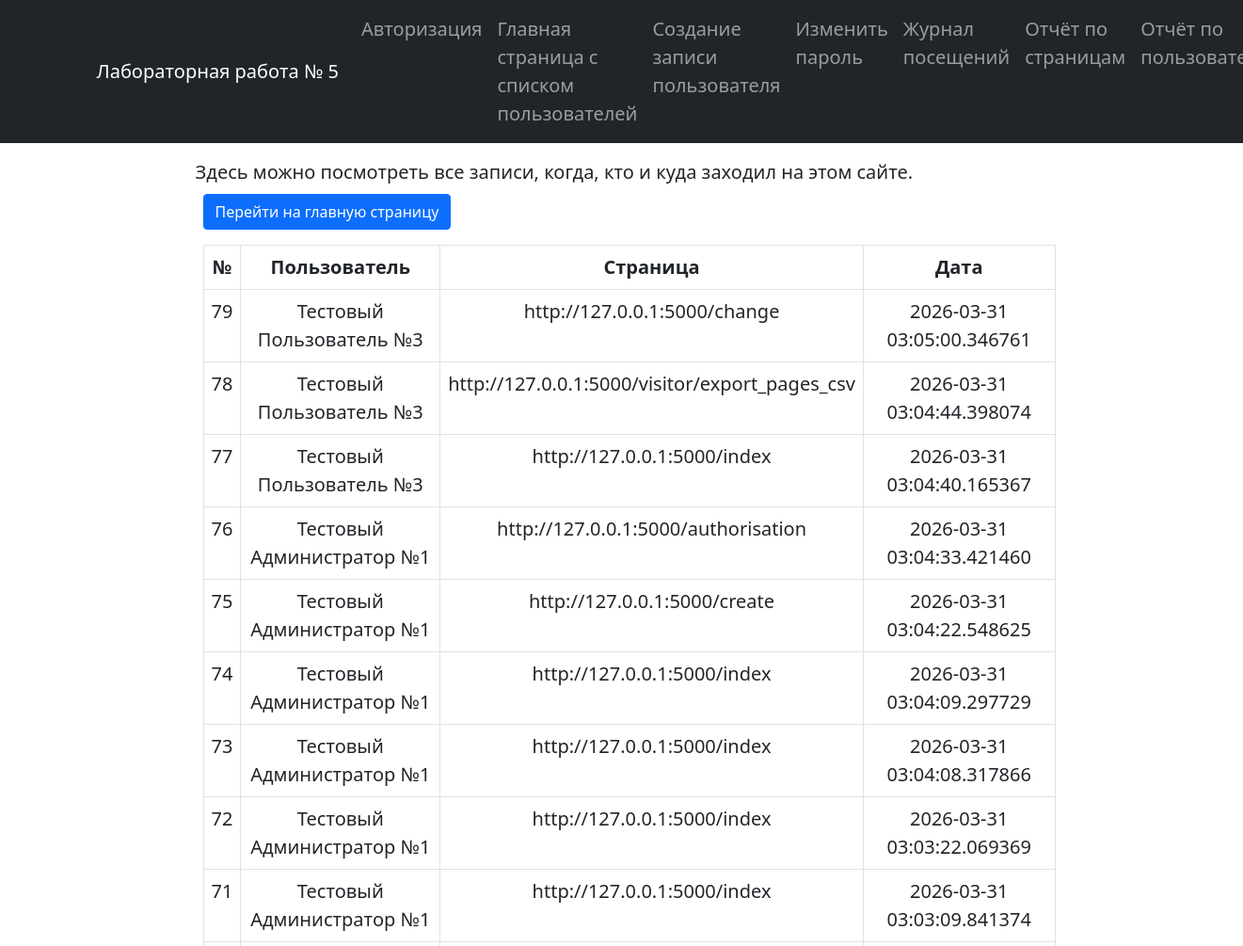
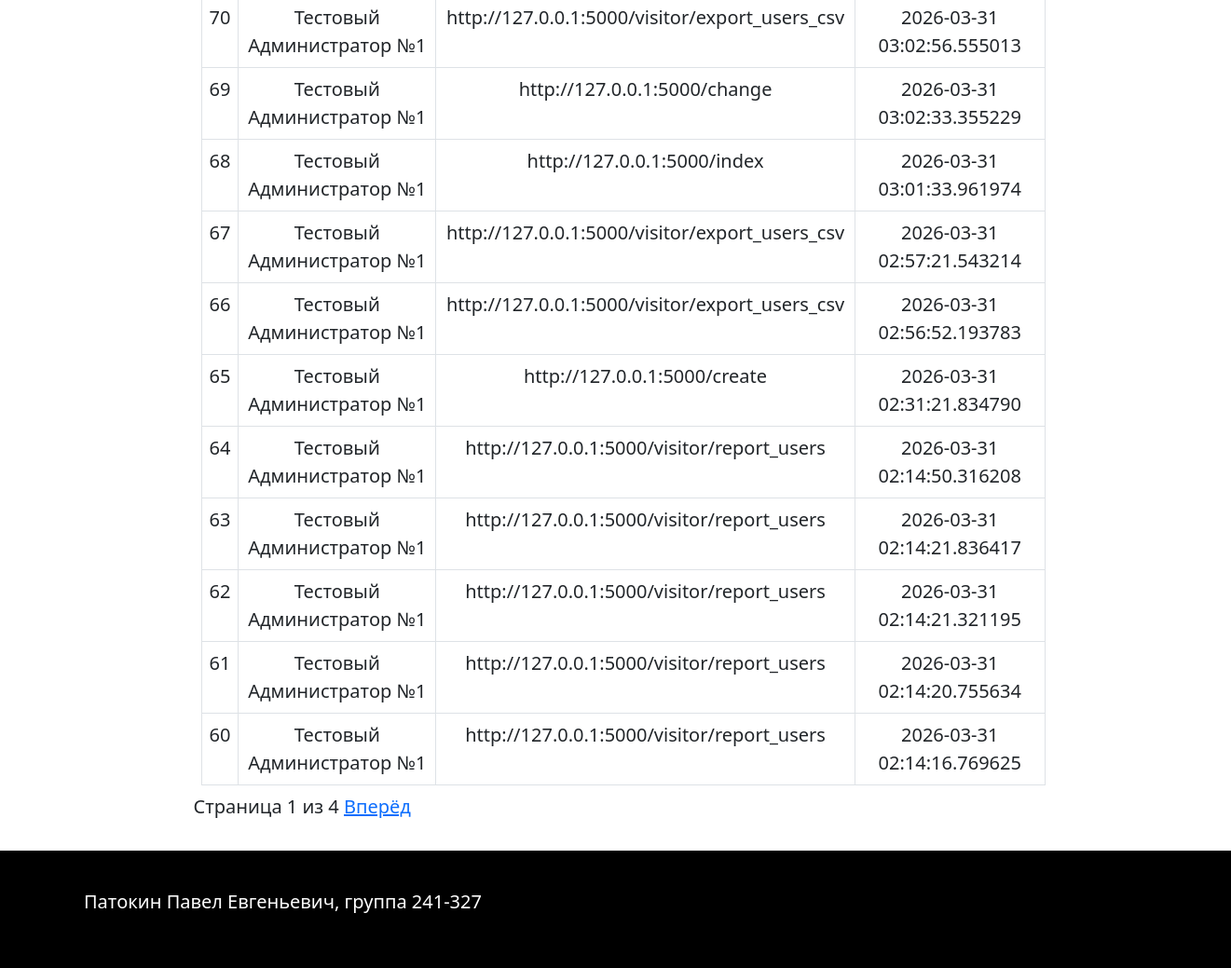
The app's page /visitor/visitor_log (signed in) with its own data (2 pictures, top to bottom).
### app/models.py (models this page shows)
class visit_logs(db.Model):
    id = db.Column(db.Integer, primary_key=True)
    path = db.Column(db.String(100))
    user_id = db.Column(db.Integer)
    created_at = db.Column(db.DateTime, default=datetime.now)

class Users(db.Model, UserMixin):
    id = db.Column(db.Integer, primary_key=True)
    username = db.Column(db.String(255), nullable=False, unique=True)
    password = db.Column(db.String(255), nullable=False)
    name = db.Column(db.String(255), nullable=False)
    surname = db.Column(db.String(255), nullable=True)
    patronymic = db.Column(db.String(255), nullable=False)
    role = db.Column(db.String(255))
    date = db.Column(db.Date)

### app/visitor_log.py (the view)
@visitor.route("/visitor_log")
def visitor_log():
	data = Users.query.all()
	page = request.args.get('page', 1,type=int) #Текущая страница
	per_page = 20
	if current_user.is_authenticated == False:
		current_user.role = None
	else:
		if current_user.role == "user":
			logs = visit_logs.query.filter(
				visit_logs.user_id == current_user.id
				).order_by(
				visit_logs.created_at.desc()
				).all()
			pagination = visit_logs.query.filter(visit_logs.user_id == current_user.id).order_by(visit_logs.created_at.desc()).paginate(
				page = page,
				per_page = per_page,
				error_out = False
			)
		elif current_user.role == "admin":
			logs = visit_logs.query.order_by(visit_logs.created_at.desc()).all()
			pagination = visit_logs.query.order_by(visit_logs.created_at.desc()).paginate(
				page = page,
				per_page = per_page,
				error_out = False
			)
	page_users = pagination.items
	return render_template("visitor_log.html", page=page, page_users=page_users, pagination = pagination, visit_logs = logs, users = data, role = current_user.role, current_user = current_user)

### app/app.py (called while the page is built)
@login_manager.user_loader
def load_user(user_id):
    return Users.query.get(int(user_id))

@app.before_request
def before_request():
    g.db = get_db()
    if current_user.is_authenticated:
        user_id = int(current_user.id)
    else:
        user_id = None

@app.after_request
def after_request(response):
    if current_user.is_authenticated:
        user_id = int(current_user.id)
    else:
        user_id = None
    if response.status_code == 200:
        if session.pop('skip_log', False):
            return response
        else:
            if request.endpoint != "visitor.visitor_log" and request.endpoint != "visitor.report_pages" and request.endpoint != "visitor.report_users" and request.endpoint != "static":
                log = visit_logs(
                    user_id = user_id,
                    path = request.url, #+ "/" + request.endpoint,
                    created_at = datetime.now()
                )
                db.session.add(log)
                db.session.commit()
    return response

### app/visitor_log.py (called while the page is built)
def get_db():
	if "db" not in g: #Если БД не подключена во время запроса, то происходит её подключение.
		g.db = db
	return g.db

### app/templates/visitor_log.html (shortened to what this page needs)
{% extends 'base.html' %}
{% block content %}
    <div class="container-fluid">
        <div class="row justify-content-center">
            <div class = "col-md-10 mb-3 justify-content-start">
                <div>Здесь можно посмотреть все записи, когда, кто и куда заходил на этом сайте.</div>
                <button class="btn btn-primary m-2" href="{{ url_for('index') }}"> Перейти на главную страницу</button>
                <table class="table table-bordered m-2 text-center table-hover">
                    <tr>
                        <th>№</th>
                        <th>Пользователь</th>
                        <th>Страница</th>
                        <th>Дата</th>
                    </tr>
                    {% for visit in page_users %}
                        <tr>
                            <td>{{ visit.id }}</td>
                            <td>
                                {% if visit.user_id is none %}
                                    Неаутентифицированный пользователь
                                {% else %}
                                    {% for user in users %}
                                        {% if visit.user_id == user.id %}
                                            {{user.surname}} {{user.name}} {{user.patronymic}}
                                        {% endif %}
                                    {% endfor %}
                                {% endif %}
                            </td>
                            <td>{{ visit.path }}</td>
                            <td>{{ visit.created_at }}</td>
                        </tr>
                    {% endfor %}
                </table>
                <div>
                    Страница {{ pagination.page }} из {{ pagination.pages }}
                    {% if pagination.has_next %}
                        <a href="{{ url_for('visitor.visitor_log', page=pagination.next_num) }}">Вперёд</a>
                    {% endif %}
                </div>
            </div>
        </div>
    </div>
{% endblock %}

### app/static/styles.css (style rules this page uses)
body { font-size: 1.25rem; }

### records on screen
visit_logs: id "79", path "http://127.0.0.1:5000/change", created_at "2026-03-31 03:05:00.346761"
Users: surname "Тестовый", name "Пользователь", patronymic "№3"
visit_logs: id "78", path "http://127.0.0.1:5000/visitor/export_pages_csv", created_at "2026-03-31 03:04:44.398074"
visit_logs: id "77", path "http://127.0.0.1:5000/index", created_at "2026-03-31 03:04:40.165367"
visit_logs: id "76", path "http://127.0.0.1:5000/authorisation", created_at "2026-03-31 03:04:33.421460"
Users: surname "Тестовый", name "Администратор", patronymic "№1"
visit_logs: id "75", path "http://127.0.0.1:5000/create", created_at "2026-03-31 03:04:22.548625"
visit_logs: id "74", path "http://127.0.0.1:5000/index", created_at "2026-03-31 03:04:09.297729"
visit_logs: id "73", path "http://127.0.0.1:5000/index", created_at "2026-03-31 03:04:08.317866"
visit_logs: id "72", path "http://127.0.0.1:5000/index", created_at "2026-03-31 03:03:22.069369"
visit_logs: id "71", path "http://127.0.0.1:5000/index", created_at "2026-03-31 03:03:09.841374"
visit_logs: id "70", path "http://127.0.0.1:5000/visitor/export_users_csv", created_at "2026-03-31 03:02:56.555013"
visit_logs: id "69", path "http://127.0.0.1:5000/change", created_at "2026-03-31 03:02:33.355229"
visit_logs: id "68", path "http://127.0.0.1:5000/index", created_at "2026-03-31 03:01:33.961974"
visit_logs: id "67", path "http://127.0.0.1:5000/visitor/export_users_csv", created_at "2026-03-31 02:57:21.543214"
visit_logs: id "66", path "http://127.0.0.1:5000/visitor/export_users_csv", created_at "2026-03-31 02:56:52.193783"
visit_logs: id "65", path "http://127.0.0.1:5000/create", created_at "2026-03-31 02:31:21.834790"
visit_logs: id "64", path "http://127.0.0.1:5000/visitor/report_users", created_at "2026-03-31 02:14:50.316208"
visit_logs: id "63", path "http://127.0.0.1:5000/visitor/report_users", created_at "2026-03-31 02:14:21.836417"
visit_logs: id "62", path "http://127.0.0.1:5000/visitor/report_users", created_at "2026-03-31 02:14:21.321195"
visit_logs: id "61", path "http://127.0.0.1:5000/visitor/report_users", created_at "2026-03-31 02:14:20.755634"
visit_logs: id "60", path "http://127.0.0.1:5000/visitor/report_users", created_at "2026-03-31 02:14:16.769625"

### other values on screen
{{ pagination.page }} "1"
{{ pagination.pages }} "4"
